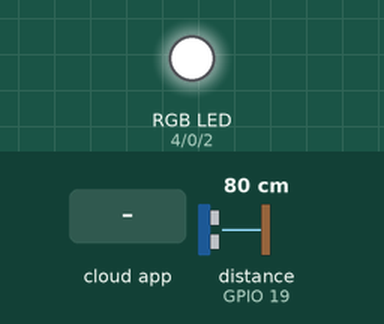
This sketch was run on a simulated ESP32. On the bench: an RGB LED mixed from three pins (HIGH = lit). The test bench sets the inputs (shaded band); at power-on: distance to the obstacle (sensor on GPIO 19) 80 cm. The echo pulse lasts 58.3 µs per cm; WiFi joins after 1.5 s; servers stay silent unless stated; no MQTT or app messages arrive unless stated; pins used as bus, display or sensor lines are not drawn; what the sketch prints to the serial monitor is not drawn.

Above: at 2.7 s.
2.8 s: the phone or cloud app sets apagar to OFF
At 3.6 s:
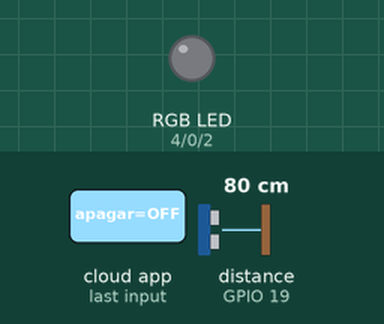
4.3 s: the phone or cloud app sets apagar to ON
At 6.0 s:
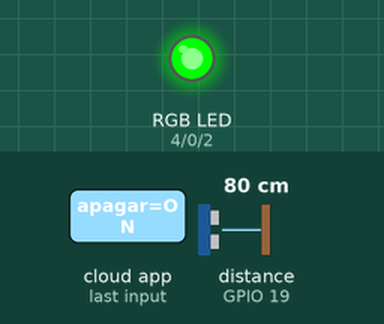
6.7 s: distance to the obstacle (sensor on GPIO 19) set to 22 cm
10.7 s: distance to the obstacle (sensor on GPIO 19) set to 19 cm
12.2 s: distance to the obstacle (sensor on GPIO 19) set to 12 cm
At 16.0 s:
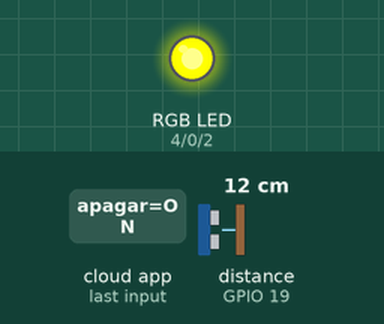
16.2 s: distance to the obstacle (sensor on GPIO 19) set to 9 cm
At 21.0 s:
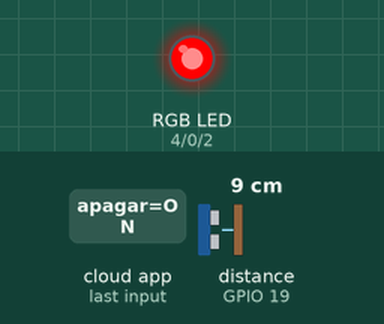
Timing chart, 0 to 21.2 s (numbered marks = the images above; inputs shaded):
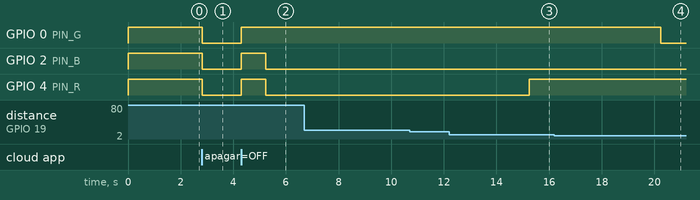

Measured:
- the behaviour switches between 11 and 10 cm on distance to the obstacle (sensor on GPIO 19) (found by bisection; images 3 and 4)
- after the input at 2.8 s, GPIO 0 (PIN_G), GPIO 2 (PIN_B), GPIO 4 (PIN_R): HIGH → LOW at once
- after the input at 4.3 s, GPIO 0 (PIN_G): LOW → HIGH at once; GPIO 2 (PIN_B), GPIO 4 (PIN_R): LOW → HIGH at once, → LOW 0.94 s later
- after the input at 6.7 s, every drawn part: stays the same
- after the input at 10.7 s, every drawn part: stays the same
- after the input at 16.2 s, GPIO 0 (PIN_G): HIGH → LOW after 4.0 s

The sketch:

actividadPractica.ino
```cpp
#include <WiFi.h>
#include "Adafruit_MQTT.h"
#include "Adafruit_MQTT_Client.h"

// ---------------------- CONFIGURACIÓN WI-FI ----------------------
#define WLAN_SSID   "ARTEFACTOS"
#define WLAN_PASS   "87654321"

// ---------------------- CONFIGURACIÓN ADAFRUIT IO ----------------------
#define AIO_SERVER      "io.adafruit.com"
#define AIO_SERVERPORT  1883
#define AIO_USERNAME    "DiegoIPH"
#define AIO_KEY         ""

// ---------------------- PINES ----------------------
#define TRIG_PIN  18
#define ECHO_PIN  19
#define PIN_R     4
#define PIN_G     0
#define PIN_B     2

// ---------------------- AJUSTES ----------------------
#define RGB_ANODO_COMUN  false
#define PWM_FREQ         5000
#define PWM_RES          8
#define INTERVALO_PUBLICAR_MS 5000
#define DIST_CERCA_CM    10
#define DIST_MEDIA_CM    20

// ---------------------- CLIENTE MQTT Y FEEDS ----------------------
WiFiClient client;
Adafruit_MQTT_Client mqtt(&client, AIO_SERVER, AIO_SERVERPORT, AIO_USERNAME, AIO_KEY);

Adafruit_MQTT_Publish feedDistancia = Adafruit_MQTT_Publish(&mqtt, AIO_USERNAME "/feeds/distancia");

Adafruit_MQTT_Subscribe feedLedToggle = Adafruit_MQTT_Subscribe(&mqtt, AIO_USERNAME "/feeds/apagar");

// ---------------------- ESTADO ----------------------
float ultimaDistancia = -1;
unsigned long ultimoPublicar = 0;
unsigned long ultimoPing = 0;
bool ledEncendido = true; // Controla si el LED está activo (Toggle ON) o apagado (Toggle OFF)

// ---------------------- PROTOTIPOS ----------------------
void conectarWiFi();
void conectarMQTT();
float leerDistanciaCm();
float distanciaPromedio(int muestras);
void escribirRGB(uint8_t r, uint8_t g, uint8_t b);
void actualizarLED();

// =====================================================================
void setup() {
  Serial.begin(115200);
  delay(10);

  pinMode(TRIG_PIN, OUTPUT);
  pinMode(ECHO_PIN, INPUT);

  ledcAttach(PIN_R, PWM_FREQ, PWM_RES);
  ledcAttach(PIN_G, PWM_FREQ, PWM_RES);
  ledcAttach(PIN_B, PWM_FREQ, PWM_RES);

  escribirRGB(255, 255, 255);

  conectarWiFi();

  // PASO 2: Registrar la suscripción al feed en setup()
  mqtt.subscribe(&feedLedToggle);
}

// =====================================================================
void loop() {
  conectarMQTT(); // Mantiene la conexión con Adafruit IO

  // PASO 3: Revisar si llegaron mensajes del botón Toggle desde el Dashboard
  Adafruit_MQTT_Subscribe *subscription;
  while ((subscription = mqtt.readSubscription(20))) { // Tiempo de espera breve de 20ms
    if (subscription == &feedLedToggle) {
      char *mensaje = (char *)feedLedToggle.lastread;
      Serial.print("Comando de LED recibido desde Adafruit: ");
      Serial.println(mensaje);

      // Comprobar la orden enviada por el Toggle (ON/OFF o 1/0)
      if (strcmp(mensaje, "ON") == 0 || strcmp(mensaje, "1") == 0) {
        ledEncendido = true;
      } else if (strcmp(mensaje, "OFF") == 0 || strcmp(mensaje, "0") == 0) {
        ledEncendido = false;
      }

      actualizarLED(); // Aplicar el cambio de estado de forma inmediata
    }
  }

  // Leer el ultrasónico y publicar la distancia periódicamente
  if (millis() - ultimoPublicar >= INTERVALO_PUBLICAR_MS) {
    ultimoPublicar = millis();

    float d = distanciaPromedio(5);
    if (d > 0) {
      ultimaDistancia = d;
      Serial.print("Distancia: "); Serial.print(d, 1); Serial.println(" cm");

      if (!feedDistancia.publish(d)) {
        Serial.println("Error al publicar la distancia");
      }
    } else {
      Serial.println("Lectura fuera de rango o sin eco");
    }

    actualizarLED(); // Refrescar el color según la distancia
  }

  // Mantener viva la conexión MQTT
  if (millis() - ultimoPing >= 30000) {
    ultimoPing = millis();
    mqtt.ping();
  }
}

// =====================================================================
//  ULTRASÓNICO HC-SR04
// =====================================================================
float leerDistanciaCm() {
  digitalWrite(TRIG_PIN, LOW);
  delayMicroseconds(2);
  digitalWrite(TRIG_PIN, HIGH);
  delayMicroseconds(10);
  digitalWrite(TRIG_PIN, LOW);

  long duracion = pulseIn(ECHO_PIN, HIGH, 30000);
  if (duracion == 0) return -1;

  float distancia = (duracion * 0.0343) / 2;

  if (distancia < 2 || distancia > 100) return -1;
  return distancia;
}

float distanciaPromedio(int muestras) {
  float suma = 0;
  int validas = 0;
  for (int i = 0; i < muestras; i++) {
    float d = leerDistanciaCm();
    if (d > 0) { suma += d; validas++; }
    delay(40);
  }
  return (validas > 0) ? suma / validas : -1;
}

// =====================================================================
//  LED RGB
// =====================================================================
void escribirRGB(uint8_t r, uint8_t g, uint8_t b) {
  if (RGB_ANODO_COMUN) {
    r = 255 - r;  g = 255 - g;  b = 255 - b;
  }
  ledcWrite(PIN_R, r);
  ledcWrite(PIN_G, g);
  ledcWrite(PIN_B, b);
}

void actualizarLED() {
  // Si el Toggle en Adafruit se desactivó, apagar completamente el LED
  if (!ledEncendido) {
    escribirRGB(0, 0, 0);
    return;
  }

  // Si no hay lectura válida de distancia
  if (ultimaDistancia <= 0) {
    escribirRGB(255, 255, 255);
    return;
  }

  // Control según rango de distancia
  if (ultimaDistancia < DIST_CERCA_CM) {
    escribirRGB(255, 0, 0);       // Rojo: Cerca
  } else if (ultimaDistancia < DIST_MEDIA_CM) {
    escribirRGB(255, 255, 0);     // Amarillo: Distancia media
  } else {
    escribirRGB(0, 255, 0);       // Verde: Lejos
  }
}

// =====================================================================
//  CONEXIONES
// =====================================================================
void conectarWiFi() {
  Serial.print("Conectando a "); Serial.println(WLAN_SSID);
  WiFi.begin(WLAN_SSID, WLAN_PASS);
  while (WiFi.status() != WL_CONNECTED) {
    delay(500);
    Serial.print(".");
  }
  Serial.println();
  Serial.print("WiFi conectado. IP: "); Serial.println(WiFi.localIP());
}

void conectarMQTT() {
  if (mqtt.connected()) return;

  Serial.print("Conectando a Adafruit IO... ");
  int8_t ret;
  uint8_t intentos = 3;
  while ((ret = mqtt.connect()) != 0) {
    Serial.println(mqtt.connectErrorString(ret));
    Serial.println("Reintentando en 5 segundos...");
    mqtt.disconnect();
    delay(5000);
    if (--intentos == 0) {
      Serial.println("No se pudo conectar. Reiniciando la ESP32...");
      ESP.restart();
    }
  }
  Serial.println("¡Conectado a Adafruit IO!");
}
```
